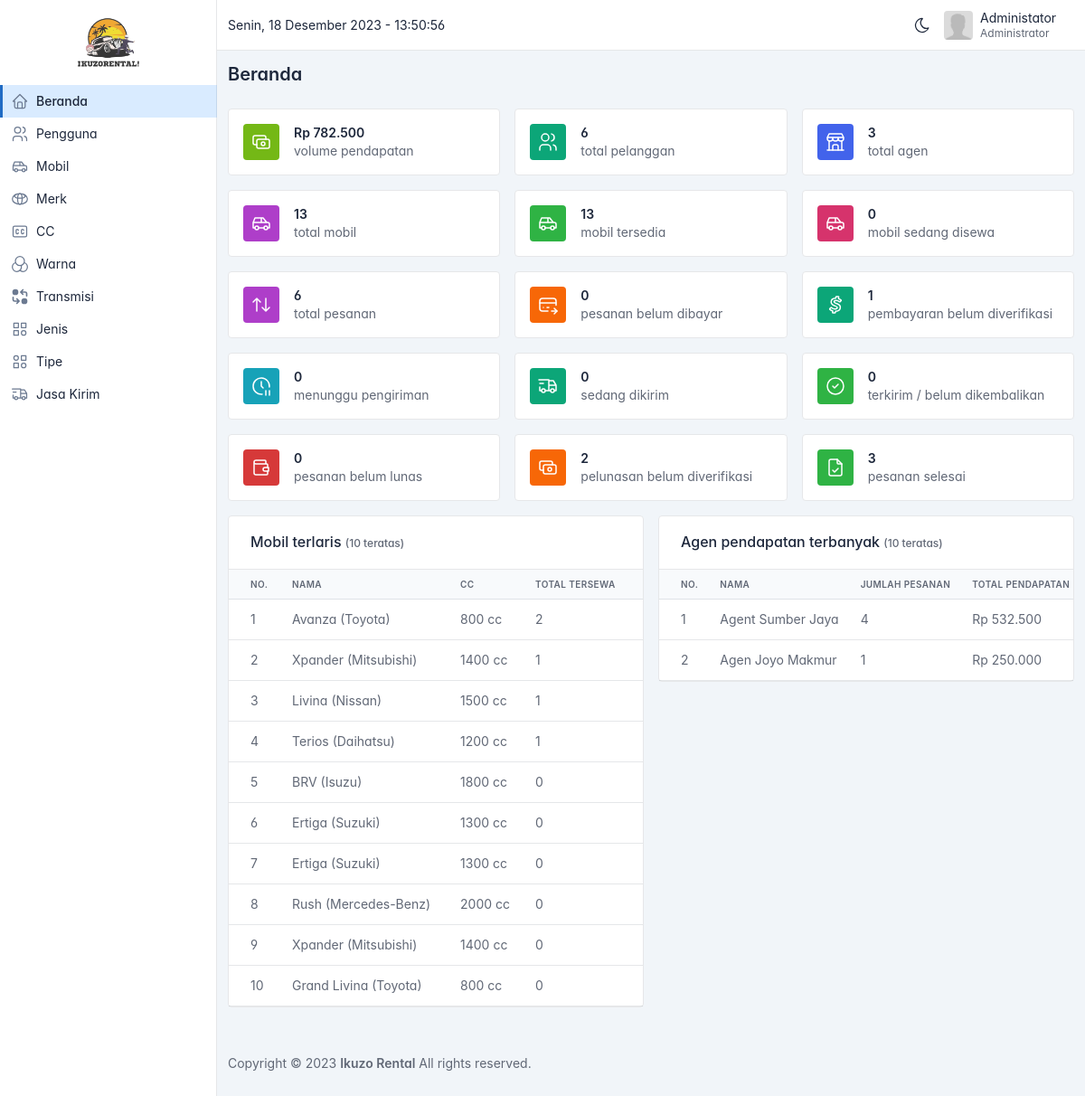
The page /admin/index.php (signed in) on the database its author committed.
### tables this page shows
CREATE TABLE `mobil` (
  `id` bigint(20) UNSIGNED NOT NULL,
  `agen_id` bigint(20) UNSIGNED NOT NULL,
  `merk_id` bigint(20) UNSIGNED NOT NULL,
  `jenis_id` bigint(20) UNSIGNED NOT NULL,
  `transmisi_id` bigint(20) UNSIGNED NOT NULL,
  `warna_id` bigint(20) UNSIGNED NOT NULL,
  `cc_id` bigint(20) UNSIGNED NOT NULL,
  `tipe_id` bigint(20) UNSIGNED NOT NULL,
  `nama` varchar(255) NOT NULL,
  `plat_nomor` varchar(255) NOT NULL,
  `tahun` varchar(255) DEFAULT NULL,
  `harga` bigint(20) NOT NULL,
  `kapasitas` int(11) NOT NULL,
  `foto` varchar(255) DEFAULT NULL,
  `status` varchar(255) NOT NULL DEFAULT 'available'
);

CREATE TABLE `merk_mobil` (
  `id` bigint(20) UNSIGNED NOT NULL,
  `nama` varchar(255) NOT NULL
);

CREATE TABLE `cc` (
  `id` bigint(20) UNSIGNED NOT NULL,
  `nama` varchar(255) NOT NULL
);

CREATE TABLE `agen` (
  `id` bigint(20) UNSIGNED NOT NULL,
  `user_id` bigint(20) UNSIGNED NOT NULL,
  `nama` varchar(255) NOT NULL,
  `alamat` varchar(255) DEFAULT NULL,
  `telepon` varchar(255) DEFAULT NULL,
  `no_rekening` varchar(255) DEFAULT NULL,
  `bank` varchar(255) DEFAULT NULL,
  `atas_nama` varchar(255) DEFAULT NULL
);

### admin/index.php (the view, shortened to what the rows shown need)
<?php
include('partials/header.php');
$query_mobil_terlaris = "
  SELECT
    mobil.*,
    agen.nama AS nama_agen,
    cc.nama AS nama_cc,
    merk_mobil.nama AS nama_merk_mobil,
    COUNT(transaksi.mobil_id) AS jumlah_transaksi
  FROM mobil
  LEFT JOIN agen ON mobil.agen_id = agen.id
  LEFT JOIN cc ON mobil.cc_id = cc.id
  LEFT JOIN merk_mobil ON mobil.merk_id = merk_mobil.id
  LEFT JOIN transaksi ON mobil.id = transaksi.mobil_id
  WHERE transaksi.status_pembayaran_id = 5 OR transaksi.status_pembayaran_id = 4 OR transaksi.id IS NULL
  GROUP BY mobil.id
  ORDER BY jumlah_transaksi DESC LIMIT 10
";
$result = mysqli_query($conn, $query_mobil_terlaris);
$mobil_terlaris = mysqli_fetch_all($result, MYSQLI_ASSOC);
$query_agen_terbaik = "
  SELECT
    agen.*,
    COUNT(transaksi.id) AS jumlah_transaksi,
    SUM(IF(transaksi.status_pembayaran_id = 5, transaksi.total_harga, transaksi.jumlah_dp)) AS total_pendapatan
  FROM agen
  LEFT JOIN transaksi ON agen.id = transaksi.agen_id
  WHERE transaksi.status_pembayaran_id = 5 OR transaksi.status_pembayaran_id = 4 OR transaksi.id IS NULL
  GROUP BY agen.id
  ORDER BY total_pendapatan DESC LIMIT 10
";
$result = mysqli_query($conn, $query_agen_terbaik);
$agen_terbaik = mysqli_fetch_all($result, MYSQLI_ASSOC);
?>
<div class="page-body">
  <div class="container-xl">
    <div class="row">
      <div class="col-lg-6">
        <div class="card">
          <div class="table-responsive text-muted">
            <table class="table card-table table-vcenter" style="white-space: nowrap;">
              <thead>
                <tr>
                  <th>No.</th>
                  <th>Nama</th>
                  <th>CC</th>
                  <th>Total Tersewa</th>
                </tr>
              </thead>
              <tbody>
                <?php foreach($mobil_terlaris as $index => $mobil) : ?>
                  <tr>
                    <td><?= $index + 1 ?></td>
                    <td><?= $mobil['nama'] ?> (<?= $mobil['nama_merk_mobil'] ?>)</td>
                    <td><?= $mobil['nama_cc'] ?> cc</td>
                    <td><?= $mobil['jumlah_transaksi'] ?></td>
                  </tr>
                <?php endforeach ?>
              </tbody>
            </table>
          </div>
        </div>
      </div>
      <div class="col-lg-6">
        <div class="card">
          <div class="table-responsive text-muted">
            <table class="table card-table table-vcenter" style="white-space: nowrap;">
              <thead>
                <tr>
                  <th>No.</th>
                  <th>Nama</th>
                  <th>Jumlah Pesanan</th>
                  <th>Total Pendapatan</th>
                </tr>
              </thead>
              <tbody>
                <?php foreach($agen_terbaik as $index => $item) : ?>
                  <tr>
                    <td><?= $index + 1 ?></td>
                    <td><?= $item['nama'] ?></td>
                    <td><?= $item['jumlah_transaksi'] ?></td>
                    <td><?= format_rupiah($item['total_pendapatan']) ?></td>
                  </tr>
                <?php endforeach ?>
              </tbody>
            </table>
          </div>
        </div>
      </div>
    </div>
  </div>
</div>
<?php include('partials/footer.php') ?>

### rows shown on the page
mobil: nama "Avanza", merk.nama "Toyota", cc.nama "800", jumlah_transaksi "2"
mobil: nama "Xpander", merk.nama "Mitsubishi", cc.nama "1400", jumlah_transaksi "1"
mobil: nama "Livina", merk.nama "Nissan", cc.nama "1500", jumlah_transaksi "1"
mobil: nama "Terios", merk.nama "Daihatsu", cc.nama "1200", jumlah_transaksi "1"
mobil: nama "BRV", merk.nama "Isuzu", cc.nama "1800", jumlah_transaksi "0"
mobil: nama "Ertiga", merk.nama "Suzuki", cc.nama "1300", jumlah_transaksi "0"
mobil: nama "Ertiga", merk.nama "Suzuki", cc.nama "1300", jumlah_transaksi "0"
mobil: nama "Rush", merk.nama "Mercedes-Benz", cc.nama "2000", jumlah_transaksi "0"
mobil: nama "Xpander", merk.nama "Mitsubishi", cc.nama "1400", jumlah_transaksi "0"
mobil: nama "Grand Livina", merk.nama "Toyota", cc.nama "800", jumlah_transaksi "0"
agen: nama "Agent Sumber Jaya", jumlah_transaksi "4", total_pendapatan "Rp 532.500"
agen: nama "Agen Joyo Makmur", jumlah_transaksi "1", total_pendapatan "Rp 250.000"

### other values the page prints
mb_strimwidth($_SESSION['user']['nama'], 0, 24, '...') "Administator"
$_SESSION['user']['role'] "Administrator"
format_rupiah($total_pendapatan) "Rp 782.500"
$jumlah_pelanggan "6"
$jumlah_agen "3"
$jumlah_mobil "13"
$jumlah_mobil_tersedia "13"
$jumlah_mobil_disewa "0"
$jumlah_transaksi "6"
$belum_dibayar "0"
$belum_diverifikasi "1"
$menunggu_pengiriman "0"
$sedang_dikirim "0"
$pesanan_terkirim "0"
$belum_lunas "0"
